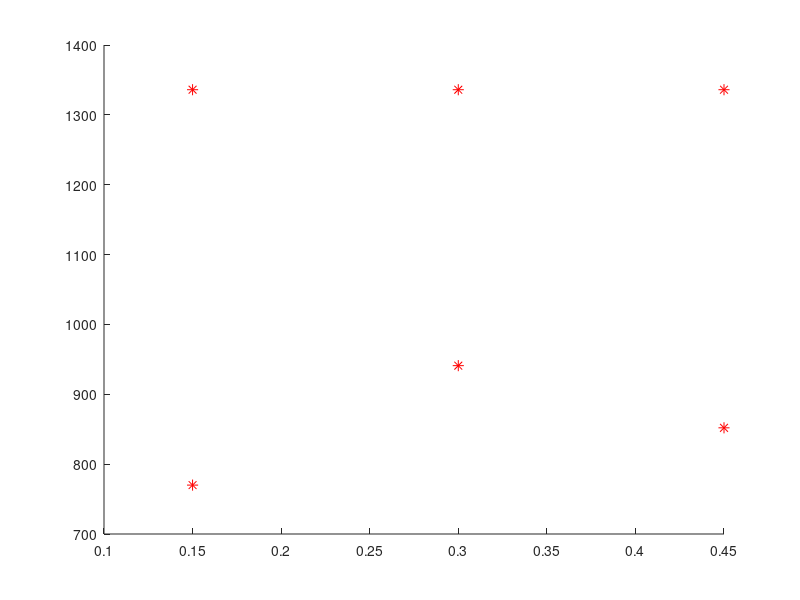

MATLAB code for this plot:
function specDemoHelper2
hold on;
X = [0.15,0.15, 0.3,0.3,0.45,0.45];
Y = [770,1336, 941,1336,852,1336];
plot(X(1:2),Y(1:2),'r*','MarkerSize',8);
hold on;
pause;
plot(X(3:4),Y(3:4),'r*','MarkerSize',8);
hold on;
pause;
plot(X(5:6),Y(5:6),'r*','MarkerSize',8);
hold off;
pause;
